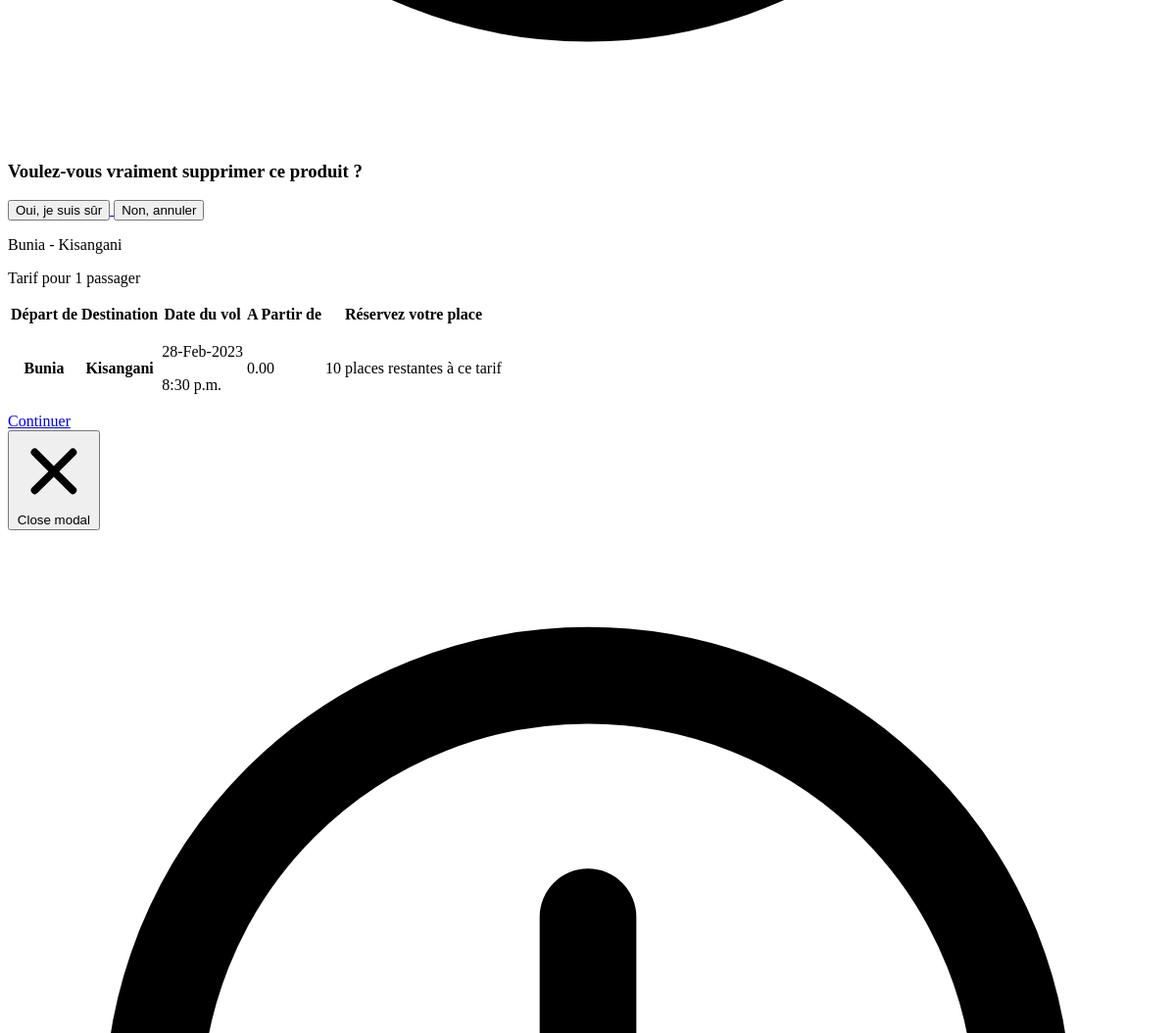
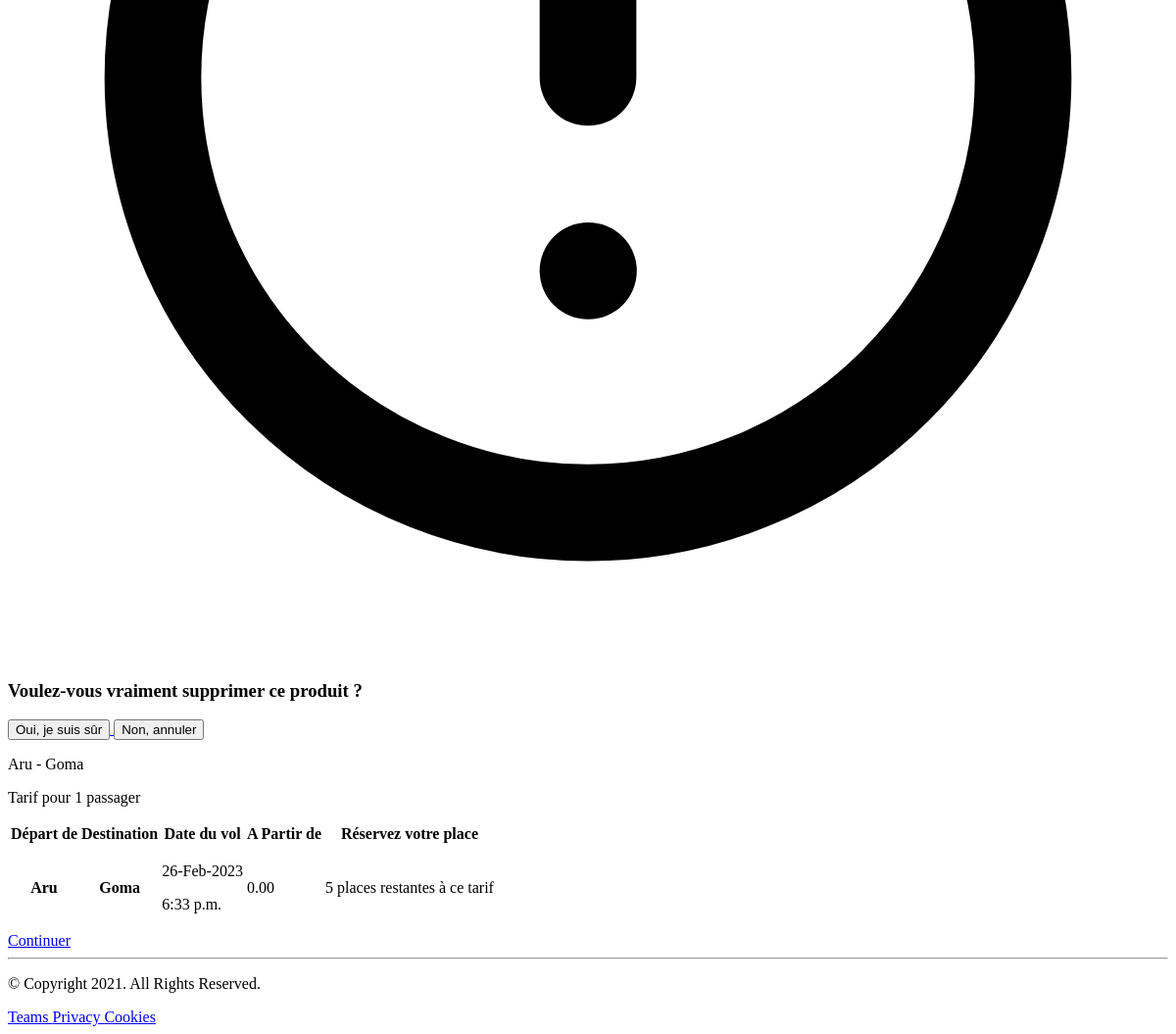
Before: / (lower part) with the older database file (2 pictures, top to bottom).
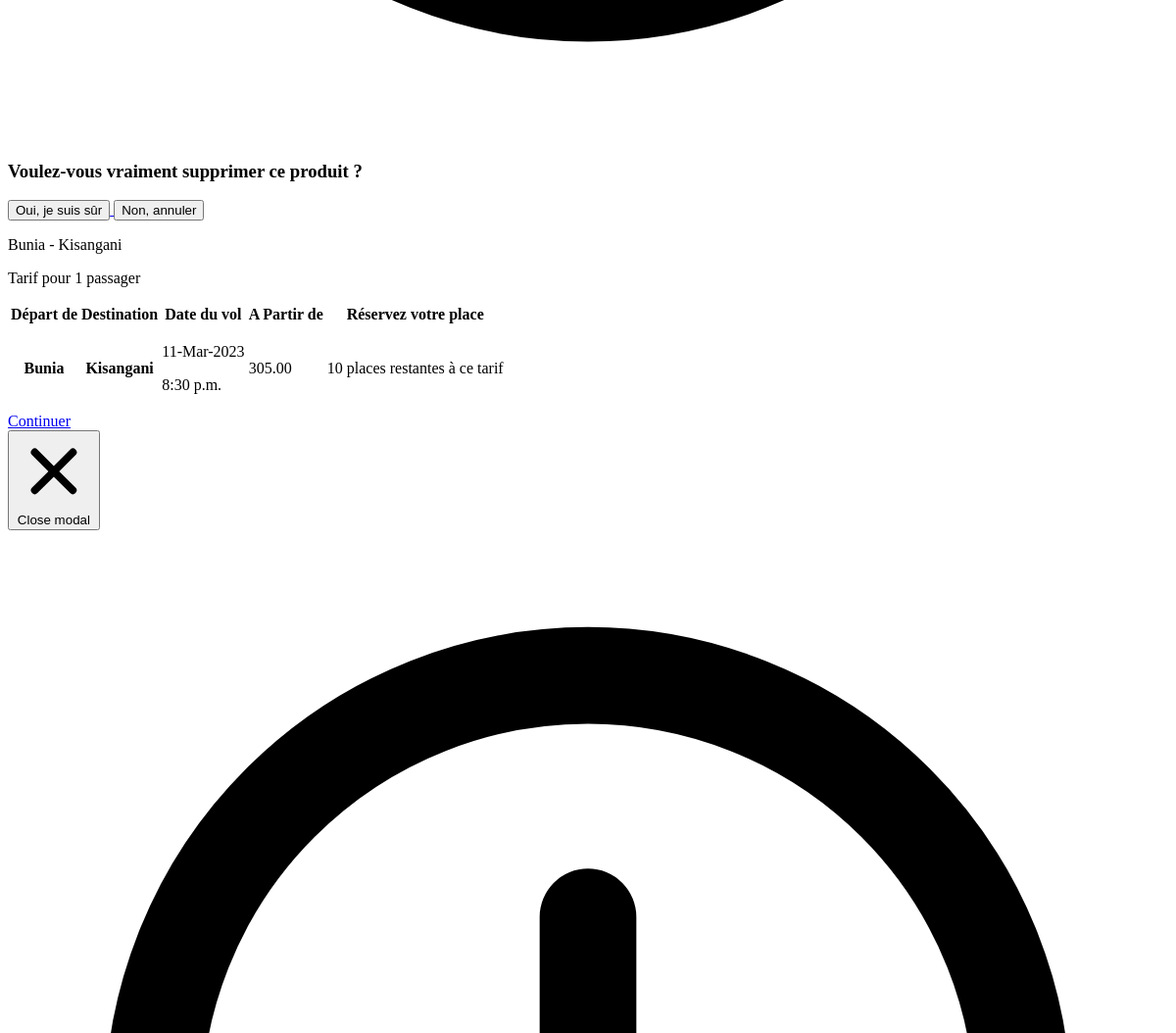
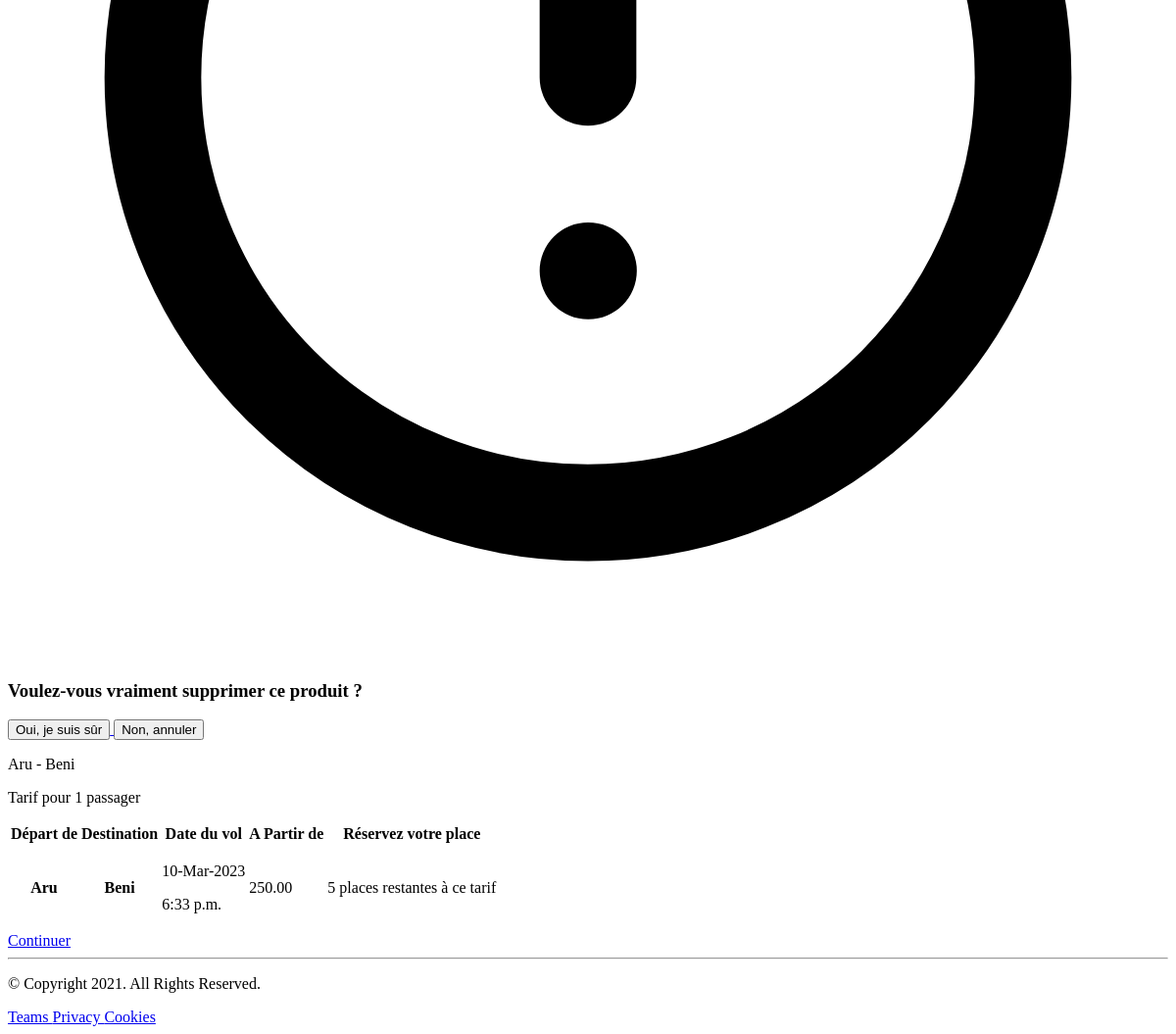
After: the same page with the newer database file (2 pictures, top to bottom).
### ticket/models.py (models this page shows, shortened)
class Ticket(models.Model):
    VILLE_DE_DEPART = (
        ('Bunia', 'Bunia'),
        ('Kisangani', 'Kisangani'),
        ('Aru', 'Aru'),
        ('Mahagi', 'Mahagi'),
        ('Beni', 'Beni'),
         ('Goma', 'Goma'),
    )
    VILLE_DE_ARRIVEE = (
        ('Bunia', 'Bunia'),
        ('Kisangani', 'Kisangani'),
        ('Aru', 'Aru'),
        ('Mahagi', 'Mahagi'),
        ('Beni', 'Beni'),
         ('Goma', 'Goma'),
    )
    depart = models.CharField(max_length=150, choices=VILLE_DE_DEPART, default='New')
    destination = models.CharField(max_length=150, choices=VILLE_DE_ARRIVEE, default='New')
    date_du_vol = models.DateTimeField(default=datetime.now, blank=True,  null=True )
    heure_du_vol = models.TimeField(auto_now=False, auto_now_add=False)
    places_restantes  = models.IntegerField()
    prix_ticket  = models.IntegerField(default=0)
    def get_absolute_url(self):
        return reverse("ticket:ticket-detail", kwargs={'pk': self.pk})
    def get_price(self):
        return "{:.2f}".format(self.prix_ticket / 100)

### ticket/views.py (the view)
# urls.py: path('',views.TicketListView.as_view(), name='ticket-list'),
class TicketListView(generic.ListView):
    template_name = "ticket/ticket_list.html"
    queryset = Ticket.objects.all()

### flight/templates/ticket/ticket_list.html (shortened to what the changed rows need)
{% extends "pages/base.html" %}
{% load i18n %}
{% load static %}
{% block content %}
<div class="container px-6 py-16 mx-auto text-center mt-10">
  {% for ticket in object_list %}
  <div class="flex justify-center mb-6">
      <div id="popup-modal" tabindex="-1" class="fixed top-0 left-0 right-0 z-50 hidden p-4 overflow-x-hidden overflow-y-auto md:inset-0 h-modal md:h-full">
        <div class="relative w-full h-full max-w-md md:h-auto">
            <div class="relative bg-white rounded-lg shadow dark:bg-gray-700">
                <button type="button" class="absolute top-3 right-2.5 text-gray-400 bg-transparent hover:bg-gray-200 hover:text-gray-900 rounded-lg text-sm p-1.5 ml-auto inline-flex items-center dark:hover:bg-gray-800 dark:hover:text-white" data-modal-hide="popup-modal">
                    <span class="sr-only">Close modal</span>
                </button>
                <div class="p-6 text-center">
                    <h3 class="mb-5 text-lg font-normal">Voulez-vous vraiment supprimer ce produit ?</h3>
                    <a  href="/tickets/{{ ticket.id }}/delete/">
                      <button data-modal-hide="popup-modal" type="button" class="text-white bg-red-600 hover:bg-red-700 focus:ring-4 focus:outline-none focus:ring-red-300 dark:focus:ring-red-800 font-medium rounded-lg text-sm inline-flex items-center px-5 py-2.5 text-center mr-2">
                        Oui, je suis sûr
                      </button>
                    </a>
                    <button data-modal-hide="popup-modal" type="button" class="text-white bg-green-600 hover:bg-green-700 focus:ring-4 focus:outline-none focus:ring-gray-200 rounded-lg border border-gray-200 text-sm font-medium px-5 py-2.5 hover:text-gray-900 focus:z-10 dark:bg-gray-700 dark:text-gray-300 dark:border-gray-500 dark:hover:text-white dark:hover:bg-gray-600 dark:focus:ring-gray-600">Non, annuler</button>
                </div>
            </div>
        </div>
      </div>
    <div class="w-full p-6 rounded-xl lg:w-4/5 border-2 border-mycolor hover:border-rose-500">
      <div class="flex justify-between">
        <p class="text-2xl">{{ticket.depart|title }} - {{ticket.destination|title }}</p>
        <p class="text-xl">Tarif pour 1 passager</p>
      </div>
      <div class="relative overflow-x-auto">
        <table class="w-full text-sm">
            <thead class="">
                <tr>
                    <th scope="col" class="px-4 py-2 capitalize">
                      Départ de
                    </th>
                    <th scope="col" class="px-4 py-2 capitalize">
                      Destination
                    </th>
                    <th scope="col" class="px-4 py-2 capitalize">
                      Date du vol
                    </th>
                    <th scope="col" class="px-4 py-2 capitalize">
                      A Partir de
                    </th>
                    <th scope="col" class="px-4 py-2 capitalize">
                      Réservez votre place
                    </th>
                </tr>
            </thead>
            <tbody>
                <tr class="border-b">
                    <th scope="row" class="px-3 py-2 ">
                      <p class="text-sm ">{{ticket.depart|title }}</p>
                    </th>
                    <th scope="row" class="px-3 py-2 ">
                      <p class="text-sm ">{{ticket.destination|title }}</p>
                    </th>
                    <td class="px-3 py-2 capitalize">
                      <p class="text-sm ">{{ticket.date_du_vol|date:'d-M-Y' }}</p>
                      <p class="textsm ">{{ticket.heure_du_vol }}</p>
                    </td>
                    <td class="px-3 py-2">
                      <p class="textsm ">{{ticket.get_price  }}</p>
                    </td>
                    <td class="px-3 py-2 capitalize">
                        <p class="mb-6  text-red-600	text-base font-semibold	">{{ticket.places_restantes }} places restantes à ce tarif</p>
                    </td>
                </tr>
            </tbody>
        </table>
        <a href="{{ ticket.get_absolute_url }}"
                class="relative flex justify-center w-full px-4 py-2 text-md font-medium text-white bg-mycolor border border-transparent border-solid rounded-md group hover:bg-mycolor focus:outline-none focus:ring-2 focus:ring-offset-2 focus:ring-mycolor">
            {% trans "Continuer" %}
        </a>
      </div>
    </div>
  </div>
  {% endfor %}
</div>
{% endblock content %}

Changed rows visible on the page:
changed Ticket "Bunia": date_du_vol "28-Feb-2023" → "11-Mar-2023"; get_price "0.00" → "305.00"
changed Ticket "Aru": destination "Goma" → "Beni"; date_du_vol "26-Feb-2023" → "10-Mar-2023"; get_price "0.00" → "250.00"
